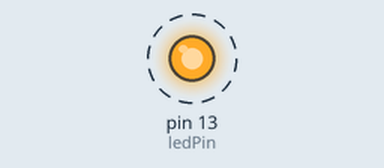
Recording of a sketch running on a simulated Arduino Uno, built with avr-gcc and run on an emulated ATmega328P. On the bench: output pins drawn as LEDs (lit = HIGH). Dashed ring = blinking. What the sketch prints to the serial monitor is not drawn.

Above: at 0.5 s.
Timing chart, 0 to 4.6 s (numbered marks = the images above):
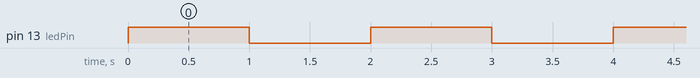

Measured:
- by itself, pin 13 (ledPin): alternates HIGH for 1.0 s and LOW for 1.0 s

The sketch:

SecondArduinoProgram.ino
```cpp
// A second Arduino program, from the Arduino Tutorial Kit Manual

int ledPin = 13; // LED is connected to pin 13

void setup() {
  // put your setup code here, to run once:
  Serial.begin(9600);
  pinMode(ledPin, OUTPUT);
  Serial.println("Our second Arduino program!");
  Serial.println();
}

void loop() {
  // put your main code here, to run repeatedly:
  Serial.print("5 + 188 yields ");
  Serial.print(5 + 188);
  while(true)
  {
      digitalWrite(ledPin, HIGH);
      delay(1000);
      digitalWrite(ledPin, LOW);
      delay(1000);
      continue;
  }
}
```
